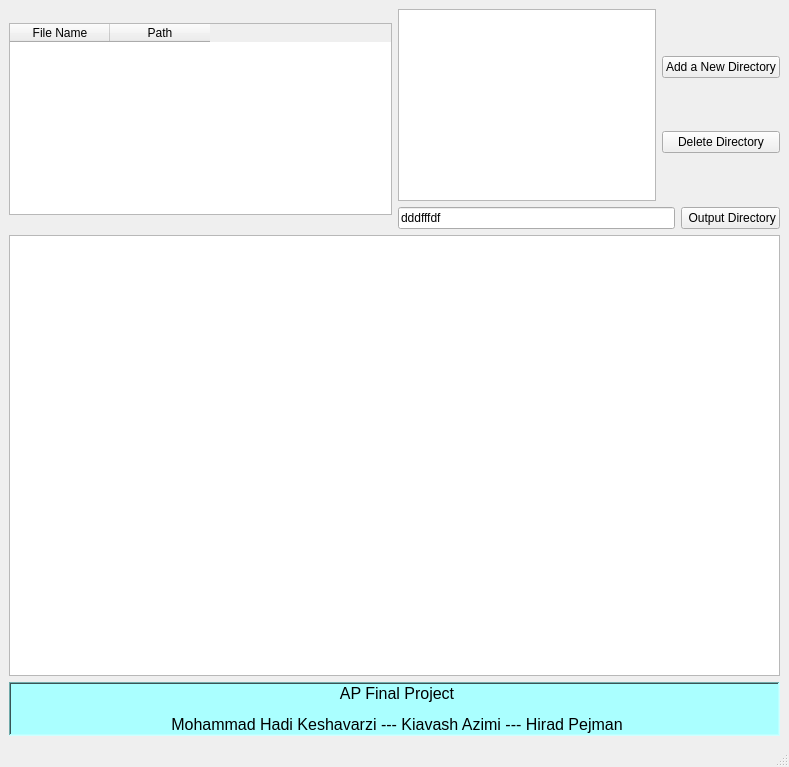
<?xml version="1.0" encoding="UTF-8"?>
<ui version="4.0">
 <class>MainWindow</class>
 <widget class="QMainWindow" name="MainWindow">
  <property name="geometry">
   <rect>
    <x>0</x>
    <y>0</y>
    <width>789</width>
    <height>767</height>
   </rect>
  </property>
  <property name="windowTitle">
   <string>MainWindow</string>
  </property>
  <widget class="QWidget" name="centralwidget">
   <layout class="QVBoxLayout" name="verticalLayout_3">
    <item>
     <layout class="QHBoxLayout" name="horizontalLayout_3">
      <item>
       <widget class="QTableWidget" name="imgNames_tw">
        <property name="sizePolicy">
         <sizepolicy hsizetype="Expanding" vsizetype="Fixed">
          <horstretch>0</horstretch>
          <verstretch>0</verstretch>
         </sizepolicy>
        </property>
        <property name="editTriggers">
         <set>QAbstractItemView::NoEditTriggers</set>
        </property>
        <property name="selectionMode">
         <enum>QAbstractItemView::SingleSelection</enum>
        </property>
        <property name="selectionBehavior">
         <enum>QAbstractItemView::SelectRows</enum>
        </property>
        <column>
         <property name="text">
          <string>File Name</string>
         </property>
        </column>
        <column>
         <property name="text">
          <string>Path</string>
         </property>
        </column>
       </widget>
      </item>
      <item>
       <layout class="QVBoxLayout" name="verticalLayout_2">
        <item>
         <layout class="QHBoxLayout" name="horizontalLayout">
          <item>
           <widget class="QListWidget" name="inDirs_lw">
            <property name="sizePolicy">
             <sizepolicy hsizetype="Expanding" vsizetype="Fixed">
              <horstretch>0</horstretch>
              <verstretch>0</verstretch>
             </sizepolicy>
            </property>
            <property name="editTriggers">
             <set>QAbstractItemView::DoubleClicked|QAbstractItemView::EditKeyPressed</set>
            </property>
           </widget>
          </item>
          <item>
           <layout class="QVBoxLayout" name="verticalLayout">
            <item>
             <widget class="QPushButton" name="addInDir">
              <property name="text">
               <string>Add a New Directory</string>
              </property>
             </widget>
            </item>
            <item>
             <widget class="QPushButton" name="delDir_pb">
              <property name="text">
               <string>Delete Directory</string>
              </property>
             </widget>
            </item>
           </layout>
          </item>
         </layout>
        </item>
        <item>
         <layout class="QHBoxLayout" name="horizontalLayout_2">
          <item>
           <widget class="QLineEdit" name="outDir_le">
            <property name="text">
             <string>dddfffdf</string>
            </property>
           </widget>
          </item>
          <item>
           <widget class="QPushButton" name="outDir_pb">
            <property name="text">
             <string> Output Directory</string>
            </property>
           </widget>
          </item>
         </layout>
        </item>
       </layout>
      </item>
     </layout>
    </item>
    <item>
     <widget class="QGraphicsView" name="graphView_gv">
      <property name="sizePolicy">
       <sizepolicy hsizetype="Minimum" vsizetype="Minimum">
        <horstretch>0</horstretch>
        <verstretch>0</verstretch>
       </sizepolicy>
      </property>
      <property name="minimumSize">
       <size>
        <width>300</width>
        <height>400</height>
       </size>
      </property>
     </widget>
    </item>
    <item>
     <widget class="QLabel" name="Intro_label">
      <property name="sizePolicy">
       <sizepolicy hsizetype="Minimum" vsizetype="Fixed">
        <horstretch>0</horstretch>
        <verstretch>0</verstretch>
       </sizepolicy>
      </property>
      <property name="font">
       <font>
        <pointsize>14</pointsize>
       </font>
      </property>
      <property name="styleSheet">
       <string notr="true">background-color: rgb(170, 255, 255);</string>
      </property>
      <property name="frameShape">
       <enum>QFrame::WinPanel</enum>
      </property>
      <property name="frameShadow">
       <enum>QFrame::Sunken</enum>
      </property>
      <property name="text">
       <string>&lt;html&gt;&lt;head/&gt;&lt;body&gt;&lt;p align=&quot;center&quot;&gt;&lt;span style=&quot; font-size:12pt;&quot;&gt;AP Final Project&lt;/span&gt;&lt;/p&gt;&lt;p align=&quot;center&quot;&gt;&lt;span style=&quot; font-size:12pt;&quot;&gt;Mohammad Hadi Keshavarzi --- Kiavash Azimi --- Hirad Pejman&lt;/span&gt;&lt;/p&gt;&lt;/body&gt;&lt;/html&gt;</string>
      </property>
      <property name="textFormat">
       <enum>Qt::AutoText</enum>
      </property>
     </widget>
    </item>
   </layout>
  </widget>
  <widget class="QMenuBar" name="menubar">
   <property name="geometry">
    <rect>
     <x>0</x>
     <y>0</y>
     <width>789</width>
     <height>26</height>
    </rect>
   </property>
  </widget>
  <widget class="QStatusBar" name="statusbar"/>
 </widget>
 <resources/>
 <connections/>
</ui>
